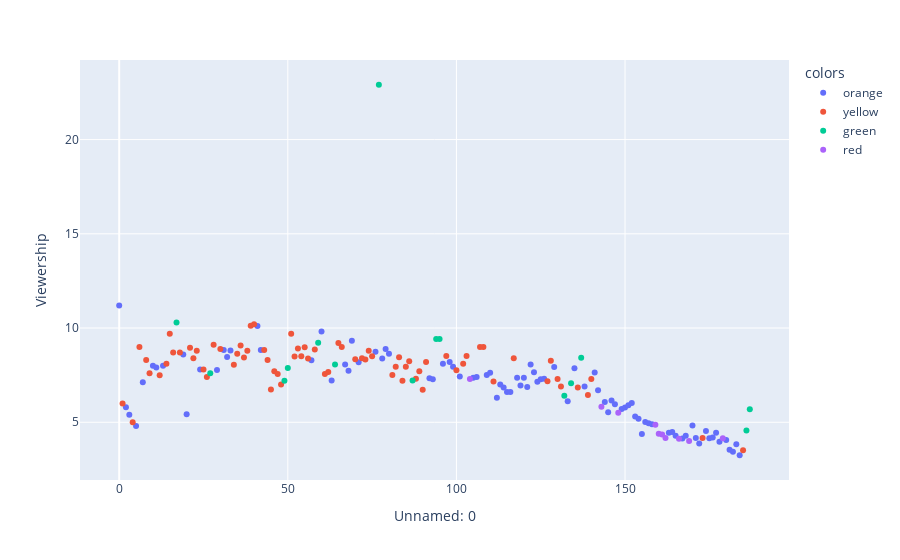

Source (notebook cell):
### Code cell
px.scatter(office_df,x='Unnamed: 0', y='Viewership',color = 'colors')

### Figure 1 — Plotly figure (JSON) as saved in the notebook; plotly's stock layout.template omitted (floating-point values rounded to 4 significant figures)
{"data": [{"hovertemplate": "colors=orange<br>Unnamed: 0=%{x}<br>Viewership=%{y}<extra></extra>", "legendgroup": "orange", "marker": {"color": "#636efa", "symbol": "circle"}, "mode": "markers", "name": "orange", "orientation": "v", "showlegend": true, "type": "scatter", "x": [0, 2, 3, 5, 7, 10, 11, 13, 19, 20, 24, 29, 31, 32, 33, 41, 42, 57, 60, 63, 67, 68, 69, 71, 76, 78, 79, 80, 92, 93, 96, 98, 99, 101, 105, 106, 109, 110, 112, 113, 114, 115, 116, 118, 119, 120, 121, 122, 123, 124, 125, 126, 129, 133, 135, 138, 141, 142, 144, 145, 146, 147, 149, 150, 151, 152, 153, 154, 155, 156, 157, 158, 163, 164, 165, 167, 168, 170, 171, 172, 174, 175, 176, 177, 178, 180, 181, 182, 183, 184], "xaxis": "x", "y": [11.2, 5.8, 5.4, 4.8, 7.13, 8, 7.9, 8, 8.6, 5.42, 7.8, 7.78, 8.83, 8.46, 8.81, 10.11, 8.84, 8.29, 9.81, 7.22, 8.07, 7.74, 9.32, 8.18, 8.74, 8.39, 8.89, 8.63, 7.33, 7.28, 8.1, 8.2, 7.94, 7.43, 7.36, 7.4, 7.51, 7.63, 6.3, 7.01, 6.84, 6.6, 6.6, 7.36, 6.95, 7.36, 6.87, 8.07, 7.65, 7.15, 7.28, 7.31, 7.93, 6.12, 7.87, 6.9, 7.64, 6.7, 6.08, 5.53, 6.15, 5.96, 5.71, 5.79, 5.9, 6.02, 5.31, 5.19, 4.38, 5.02, 4.95, 4.89, 4.44, 4.49, 4.28, 4.14, 4.28, 4.83, 4.16, 3.88, 4.54, 4.15, 4.19, 4.45, 3.97, 4.06, 3.54, 3.44, 3.83, 3.25], "yaxis": "y"}, {"hovertemplate": "colors=yellow<br>Unnamed: 0=%{x}<br>Viewership=%{y}<extra></extra>", "legendgroup": "yellow", "marker": {"color": "#EF553B", "symbol": "circle"}, "mode": "markers", "name": "yellow", "orientation": "v", "showlegend": true, "type": "scatter", "x": [1, 4, 6, 8, 9, 12, 14, 15, 16, 18, 21, 22, 23, 25, 26, 28, 30, 34, 35, 36, 37, 38, 39, 40, 43, 44, 45, 46, 47, 48, 51, 52, 53, 54, 55, 56, 58, 61, 62, 65, 66, 70, 72, 73, 74, 75, 81, 82, 83, 84, 85, 86, 88, 89, 90, 91, 97, 100, 102, 103, 107, 108, 111, 117, 127, 128, 130, 131, 136, 139, 140, 173, 185], "xaxis": "x", "y": [6, 5, 9, 8.3, 7.6, 7.5, 8.1, 9.7, 8.7, 8.7, 8.95, 8.4, 8.8, 7.8, 7.4, 9.11, 8.89, 8.05, 8.63, 9.07, 8.44, 8.8, 10.12, 10.2, 8.84, 8.3, 6.74, 7.71, 7.56, 7, 9.7, 8.49, 8.91, 8.5, 8.98, 8.39, 8.86, 7.56, 7.67, 9.2, 8.99, 8.35, 8.4, 8.33, 8.79, 8.5, 7.51, 7.95, 8.45, 7.2, 7.94, 8.24, 7.31, 7.71, 6.72, 8.2, 8.52, 7.76, 8.1, 8.51, 9, 9, 7.17, 8.4, 7.18, 8.26, 7.29, 6.9, 6.85, 6.45, 7.29, 4.16, 3.51], "yaxis": "y"}, {"hovertemplate": "colors=green<br>Unnamed: 0=%{x}<br>Viewership=%{y}<extra></extra>", "legendgroup": "green", "marker": {"color": "#00cc96", "symbol": "circle"}, "mode": "markers", "name": "green", "orientation": "v", "showlegend": true, "type": "scatter", "x": [17, 27, 49, 50, 59, 64, 77, 87, 94, 95, 132, 134, 137, 186, 187], "xaxis": "x", "y": [10.3, 7.6, 7.2, 7.88, 9.22, 8.07, 22.91, 7.21, 9.42, 9.42, 6.41, 7.07, 8.42, 4.56, 5.69], "yaxis": "y"}, {"hovertemplate": "colors=red<br>Unnamed: 0=%{x}<br>Viewership=%{y}<extra></extra>", "legendgroup": "red", "marker": {"color": "#ab63fa", "symbol": "circle"}, "mode": "markers", "name": "red", "orientation": "v", "showlegend": true, "type": "scatter", "x": [104, 143, 148, 159, 160, 161, 162, 166, 169, 179], "xaxis": "x", "y": [7.29, 5.82, 5.5, 4.87, 4.39, 4.35, 4.17, 4.13, 4, 4.15], "yaxis": "y"}], "layout": {"legend": {"title": {"text": "colors"}, "tracegroupgap": 0}, "margin": {"t": 60}, "xaxis": {"anchor": "y", "domain": [0, 1], "title": {"text": "Unnamed: 0"}}, "yaxis": {"anchor": "x", "domain": [0, 1], "title": {"text": "Viewership"}}}}
